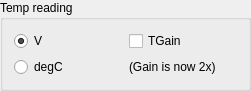
    <widget class="QGroupBox" name="groupBox_12">
     <property name="geometry">
      <rect>
       <x>10</x>
       <y>720</y>
       <width>251</width>
       <height>81</height>
      </rect>
     </property>
     <property name="title">
      <string>Temp reading</string>
     </property>
     <layout class="QGridLayout" name="gridLayout_31">
      <item row="0" column="1">
       <layout class="QGridLayout" name="gridLayout_33">
        <property name="horizontalSpacing">
         <number>10</number>
        </property>
        <item row="0" column="0">
         <widget class="QRadioButton" name="radioButton">
          <property name="text">
           <string>V</string>
          </property>
          <property name="checked">
           <bool>true</bool>
          </property>
         </widget>
        </item>
        <item row="1" column="0">
         <widget class="QRadioButton" name="radioButton_2">
          <property name="text">
           <string>degC</string>
          </property>
         </widget>
        </item>
       </layout>
      </item>
      <item row="0" column="2">
       <layout class="QGridLayout" name="gridLayout_14">
        <property name="horizontalSpacing">
         <number>10</number>
        </property>
        <item row="0" column="0">
         <widget class="QCheckBox" name="tGainCheckBox">
          <property name="text">
           <string>TGain</string>
          </property>
         </widget>
        </item>
        <item row="1" column="0">
         <widget class="QLabel" name="TemperatureGainLabel">
          <property name="text">
           <string>(Gain is now 2x)</string>
          </property>
         </widget>
        </item>
       </layout>
      </item>
     </layout>
    </widget>
